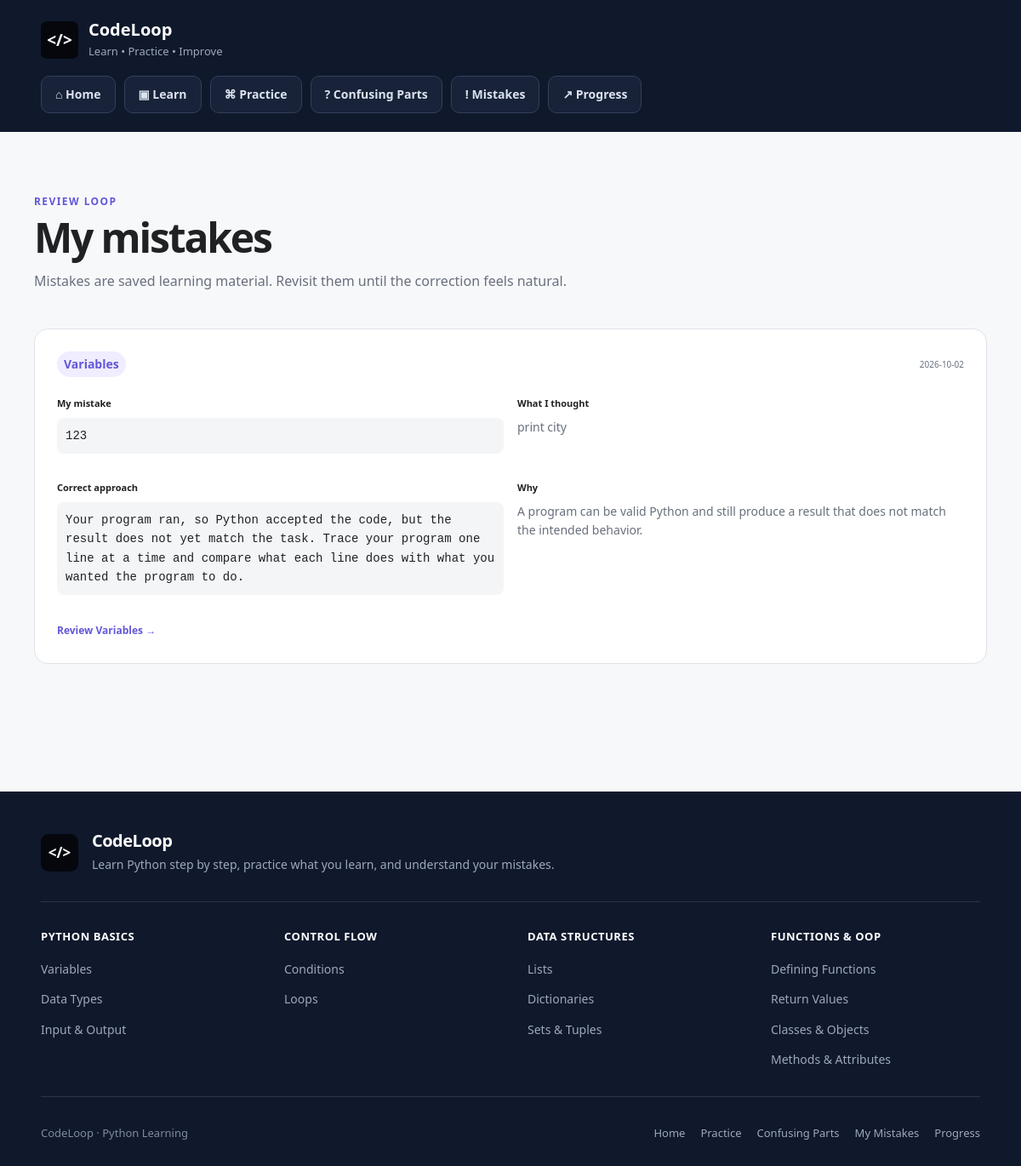
/mistakes, run on the app's committed database.
### tables this page shows
CREATE TABLE mistakes (
                id INTEGER PRIMARY KEY AUTOINCREMENT,
                topic_id INTEGER NOT NULL,
                mistake TEXT NOT NULL,
                thought TEXT NOT NULL,
                correction TEXT NOT NULL,
                why TEXT NOT NULL,
                created_at TEXT NOT NULL DEFAULT CURRENT_TIMESTAMP,
                FOREIGN KEY (topic_id) REFERENCES topics (id) ON DELETE CASCADE
            );

CREATE TABLE topics (
                id INTEGER PRIMARY KEY AUTOINCREMENT,
                path_id INTEGER NOT NULL,
                name TEXT NOT NULL,
                status TEXT NOT NULL DEFAULT 'not_started'
                    CHECK (status IN ('not_started', 'learning', 'completed')),
                created_at TEXT NOT NULL DEFAULT CURRENT_TIMESTAMP, section TEXT NOT NULL DEFAULT 'Python Basics', explanation TEXT NOT NULL DEFAULT '', example TEXT NOT NULL DEFAULT '', practice TEXT NOT NULL DEFAULT '', sort_order INTEGER NOT NULL DEFAULT 0,
                FOREIGN KEY (path_id) REFERENCES learning_paths (id) ON DELETE CASCADE,
                UNIQUE (path_id, name)
            );

### app.py (the view)
@app.route("/mistakes")
def mistakes():
    with get_db() as connection:
        items = connection.execute(
            """
            SELECT mistakes.*, topics.name AS topic_name
            FROM mistakes
            JOIN topics ON topics.id = mistakes.topic_id
            ORDER BY mistakes.created_at DESC
            """
        ).fetchall()
    return render_template("mistakes.html", mistakes=items)

### app.py (called while the page is built)
def get_db():
    connection = sqlite3.connect(DATABASE)
    connection.row_factory = sqlite3.Row
    connection.execute("PRAGMA foreign_keys = ON")
    return connection

### templates/mistakes.html (shortened to what this page needs)
{% extends "base.html" %}
{% block content %}
<div class="page-intro">
    <p class="eyebrow">REVIEW LOOP</p>
    <h1>My mistakes</h1>
    <p>Mistakes are saved learning material. Revisit them until the correction feels natural.</p>
</div>
<section class="mistake-list">
{% for item in mistakes %}
    <article class="mistake-card">
        <div class="mistake-card-heading">
            <span class="tag">{{ item.topic_name }}</span>
            <time>{{ item.created_at[:10] }}</time>
        </div>
        <div class="mistake-grid">
            <div><strong>My mistake</strong><pre><code>{{ item.mistake }}</code></pre></div>
            <div><strong>What I thought</strong><p>{{ item.thought }}</p></div>
            <div><strong>Correct approach</strong><pre><code>{{ item.correction }}</code></pre></div>
            <div><strong>Why</strong><p>{{ item.why }}</p></div>
        </div>
        <a class="text-link" href="{{ url_for('topic_detail', topic_id=item.topic_id) }}">Review {{ item.topic_name }} →</a>
    </article>
{% endfor %}
</section>
{% endblock %}

### templates/static/style.css (style rules this page uses)
:root { --bg: #f7f8fa; --surface: #ffffff; --text: #202124; --muted: #6b7078; --soft-muted: #8a8f98; --line: #e3e5e8; --primary: #6257d9; --primary-soft: #efedff; --success: #2f9365; --warning: #c88725; --danger: #c84d59; --dark: #17181d; --radius: 14px; }
* { box-sizing: border-box; }
html { scroll-behavior: smooth; }
body { margin: 0; background: var(--bg); color: var(--text); font-family: "Segoe UI", Arial, sans-serif; font-size: 15px; line-height: 1.6; }
a { color: inherit; text-decoration: none; }
.nav-label, .eyebrow { margin: 0 0 7px; font-size: 10px; line-height: 1.4; font-weight: 700; letter-spacing: .13em; text-transform: uppercase; color: var(--primary); }
h1, h2, h3, p { margin-top: 0; }
h1, h2, h3 { font-family: "Segoe UI", Arial, sans-serif; color: var(--text); }
h1 { font-size: 42px; line-height: 1.08; letter-spacing: -.035em; font-weight: 650; }
.page-intro { max-width: 680px; margin-bottom: 34px; }
.page-intro h1 { margin-bottom: 10px; }
.page-intro > p:last-child { color: var(--muted); font-size: 14px; max-width: 620px; }
.text-link { color: var(--primary); font-size: 12px; font-weight: 650; }
.practice-badge, .tag { display: inline-flex; padding: 4px 8px; border-radius: 999px; background: var(--primary-soft); color: var(--primary); font-size: 9px; font-weight: 700; }
.mistake-card { padding: 20px; background: var(--surface); border: 1px solid var(--line); border-radius: 14px; }
.mistake-card-heading { display: flex; align-items: center; justify-content: space-between; margin-bottom: 17px; }
.mistake-card-heading time { color: var(--muted); font-size: 10px; }
.mistake-grid { display: grid; grid-template-columns: repeat(2, 1fr); gap: 16px; margin-bottom: 18px; }
.mistake-grid strong { font-size: 11px; }
.mistake-grid p { margin: 5px 0 0; color: var(--muted); font-size: 12px; }
.mistake-grid pre { margin-top: 5px; padding: 10px; background: #f4f5f7; border-radius: 8px; font-family: Consolas, "Courier New", monospace; font-size: 10px; white-space: pre-wrap; }
html, body { width: 100%; max-width: 100%; overflow-x: hidden; }
body { font-size: 16px; }
h1 { font-size: 48px; }
:root { --bg: #f7f8fa; --surface: #ffffff; --text: #202124; --muted: #68707d; --soft-muted: #8a919d; --line: #dfe3e8; --primary: #6257d9; --primary-soft: #efedff; --dark: #17181d; --radius: 14px; }
body { font-size: 16px; line-height: 1.6; background: var(--bg); color: var(--text); }
h1 { font-size: clamp(42px, 4vw, 52px); line-height: 1.08; letter-spacing: -.045em; font-weight: 700; }
p { font-size: 15px; }
.eyebrow, .nav-label { font-size: 12px; line-height: 1.4; font-weight: 700; letter-spacing: .12em; color: var(--primary); }
.page-intro { max-width: 820px; margin-bottom: 42px; }
.page-intro h1 { margin-bottom: 12px; }
.page-intro > p:last-child { color: var(--muted); font-size: 16px; line-height: 1.7; max-width: 760px; }
.hero, .path-hero, .practice-progress-card, .practice-problem-card, .path-list-card, .form-card, .topic-row, .confusing-card, .mistake-card, .progress-card, .quick-card, .path-card, .stat-card { border-color: var(--line); }
.mistake-card { padding: 26px; border-radius: 16px; }
.mistake-card p, .mistake-card span, .mistake-card code { font-size: 14px; }

### data on the page
mistakes: topic_name "Variables", created_at "2026-10-02", mistake "123", thought "print city", correction "Your program ran, so Python accepted the code, but the result does not yet match the task. Trace your program one line at a time and compare what each line does with what you wanted the program to do.", why "A program can be valid Python and still produce a result that does not match the intended behavior."
